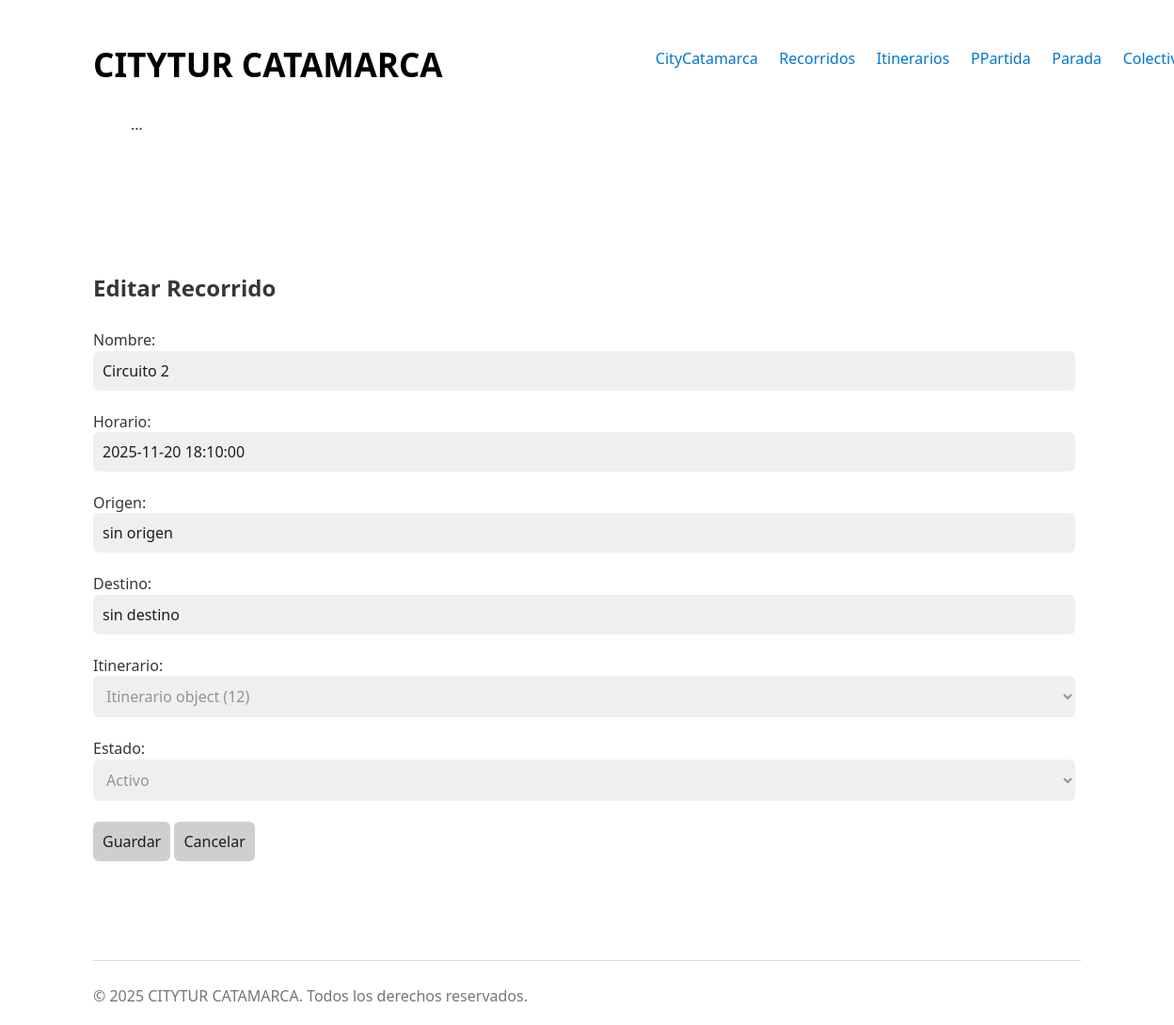
The app's page /recorridos/editar_recorrido/3/, older data.
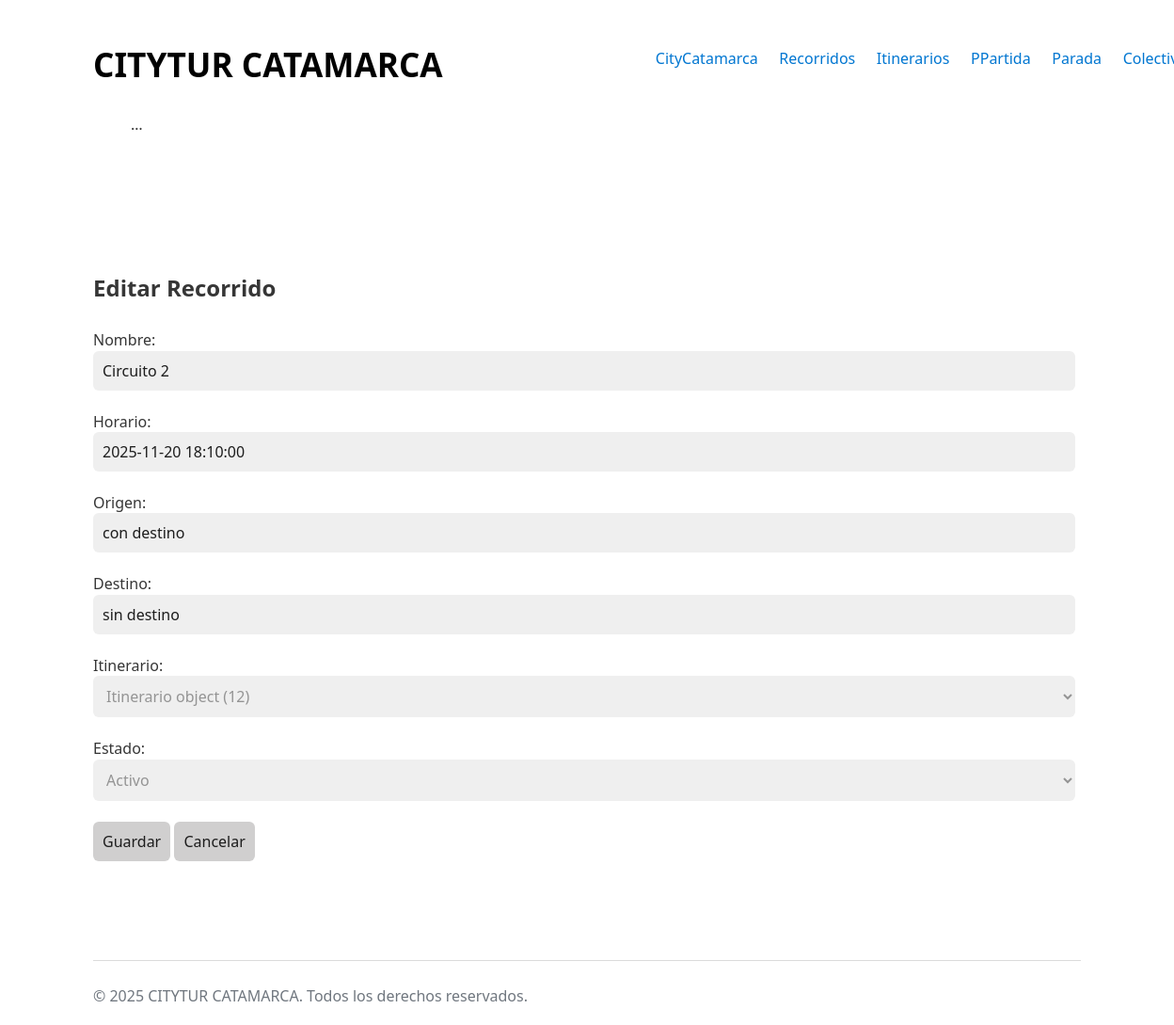
The same page, newer data.
### recorridos/models.py (models this page shows, shortened)
class Circuito(models.Model):
    nombre = models.CharField(max_length= 50)
    horario = models.DateTimeField()
    origen = models.CharField(max_length= 50, default='sin origen')
    destino = models.CharField(max_length= 50, default= 'sin destino')
    itinerario = models.ForeignKey(Itinerario, on_delete= models.CASCADE)
    STATE_CHOICES = [
        ('ELIMINADO', 'Eliminado'),
        ('ACTIVO', 'Activo'),
        ('BAJA', 'Baja'),
    ]
    estado = models.CharField(max_length= 20, choices= STATE_CHOICES, default= 'ACTIVO')

### recorridos/views.py (the view)
# urls.py: path('editar_recorrido/<int:pk>/', views.editar_circuito, name= 'circuito_editar'),
def editar_circuito(request, pk):
    obj = get_object_or_404(Circuito, pk=pk)
    if request.method == 'POST':
        form = CircuitoForm(request.POST, instance=obj)
        if form.is_valid():
            form.save()
            return redirect('recorridos:circuito_listar')
        else:
            return render(request, 'recorrido_editar.html', {'form': form, 'obj': obj})
    else:
        form = CircuitoForm(instance=obj)
        return render(request, 'recorrido_editar.html', {'form': form, 'obj': obj})

### recorridos/forms.py
class CircuitoForm(forms.ModelForm):
    class Meta:
        model = Circuito
        fields = [
            'nombre',
            'horario',
            'origen',
            'destino',
            'itinerario',
            'estado',
        ]

### recorridos/templates/recorrido_editar.html (shortened to what this page needs)
{% extends 'base.html' %}
{% block body_id %}colectivo_form{% endblock %}
{% block content %}
<main id="main-form">
    <h2>Editar Recorrido {{ circuito.nombre }}</h2>
    <form method="post" enctype="multipart/form-data">
        {{ form.as_p }}
        <div class="actions">
            <button type="submit" class="btn">Guardar</button>
            <a class="btn btn-secondary" href="{% url 'recorridos:circuito_listar' %}"><button>Cancelar</button></a>
        </div>
    </form>
</main>
{% endblock %}
{% block footer_script %}
    {{ block.super }}
{% endblock %}

Row changes from the older to the newer data that the page shows:
changed Circuito "Circuito 2": origen "sin origen" → "con destino"
